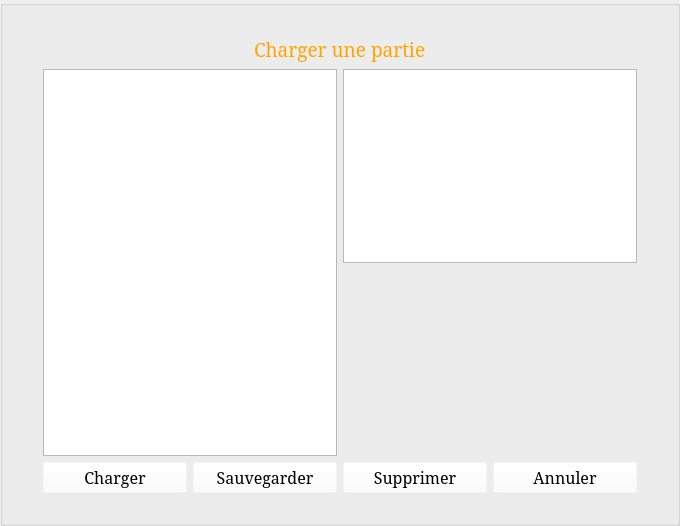
<?xml version="1.0" encoding="UTF-8"?>
<ui version="4.0">
 <class>LoadSaveGame</class>
 <widget class="QWidget" name="LoadSaveGame">
  <property name="geometry">
   <rect>
    <x>0</x>
    <y>0</y>
    <width>680</width>
    <height>526</height>
   </rect>
  </property>
  <property name="windowTitle">
   <string>Form</string>
  </property>
  <layout class="QVBoxLayout" name="verticalLayout">
   <property name="leftMargin">
    <number>0</number>
   </property>
   <property name="topMargin">
    <number>0</number>
   </property>
   <property name="rightMargin">
    <number>0</number>
   </property>
   <property name="bottomMargin">
    <number>0</number>
   </property>
   <item>
    <widget class="QGroupBox" name="groupBox">
     <property name="styleSheet">
      <string notr="true">#groupBox {
	border-image: url(:/images/menu_fond);
}

#label {
	color: orange;
}

QPushButton {
	background-color: rgba(255, 255, 255, 0);
}</string>
     </property>
     <property name="title">
      <string/>
     </property>
     <layout class="QVBoxLayout" name="verticalLayout_3">
      <property name="leftMargin">
       <number>40</number>
      </property>
      <property name="topMargin">
       <number>30</number>
      </property>
      <property name="rightMargin">
       <number>40</number>
      </property>
      <property name="bottomMargin">
       <number>30</number>
      </property>
      <item>
       <layout class="QHBoxLayout" name="horizontalLayout_3">
        <item>
         <spacer name="horizontalSpacer">
          <property name="orientation">
           <enum>Qt::Horizontal</enum>
          </property>
          <property name="sizeHint" stdset="0">
           <size>
            <width>40</width>
            <height>20</height>
           </size>
          </property>
         </spacer>
        </item>
        <item>
         <widget class="QLabel" name="label">
          <property name="font">
           <font>
            <family>Serif</family>
            <pointsize>14</pointsize>
           </font>
          </property>
          <property name="text">
           <string>Charger une partie</string>
          </property>
         </widget>
        </item>
        <item>
         <spacer name="horizontalSpacer_2">
          <property name="orientation">
           <enum>Qt::Horizontal</enum>
          </property>
          <property name="sizeHint" stdset="0">
           <size>
            <width>40</width>
            <height>20</height>
           </size>
          </property>
         </spacer>
        </item>
       </layout>
      </item>
      <item>
       <layout class="QHBoxLayout" name="horizontalLayout_2">
        <item>
         <widget class="QTableView" name="tableView"/>
        </item>
        <item>
         <layout class="QVBoxLayout" name="verticalLayout_2">
          <item>
           <widget class="QListView" name="listView"/>
          </item>
          <item>
           <spacer name="verticalSpacer">
            <property name="orientation">
             <enum>Qt::Vertical</enum>
            </property>
            <property name="sizeHint" stdset="0">
             <size>
              <width>20</width>
              <height>40</height>
             </size>
            </property>
           </spacer>
          </item>
         </layout>
        </item>
       </layout>
      </item>
      <item>
       <layout class="QHBoxLayout" name="horizontalLayout">
        <item>
         <widget class="QPushButton" name="buttonAccept">
          <property name="font">
           <font>
            <family>Serif</family>
            <pointsize>12</pointsize>
           </font>
          </property>
          <property name="text">
           <string>Charger</string>
          </property>
         </widget>
        </item>
        <item>
         <widget class="QPushButton" name="buttonSave">
          <property name="font">
           <font>
            <family>Serif</family>
            <pointsize>12</pointsize>
           </font>
          </property>
          <property name="text">
           <string>Sauvegarder</string>
          </property>
         </widget>
        </item>
        <item>
         <widget class="QPushButton" name="buttonDelete">
          <property name="font">
           <font>
            <family>Serif</family>
            <pointsize>12</pointsize>
           </font>
          </property>
          <property name="text">
           <string>Supprimer</string>
          </property>
         </widget>
        </item>
        <item>
         <widget class="QPushButton" name="buttonCancel">
          <property name="font">
           <font>
            <family>Serif</family>
            <pointsize>12</pointsize>
           </font>
          </property>
          <property name="text">
           <string>Annuler</string>
          </property>
         </widget>
        </item>
       </layout>
      </item>
     </layout>
    </widget>
   </item>
  </layout>
 </widget>
 <resources/>
 <connections/>
</ui>
